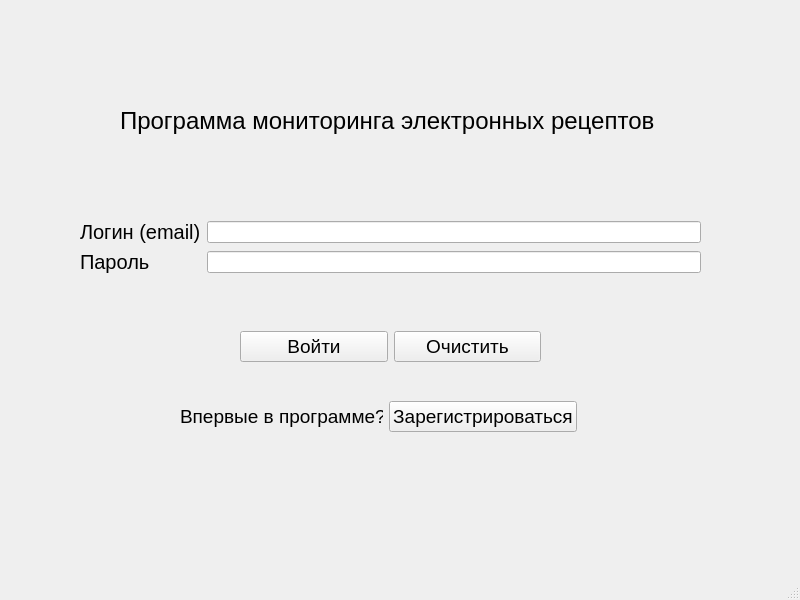
<?xml version="1.0" encoding="UTF-8"?>
<ui version="4.0">
 <class>MainWindow</class>
 <widget class="QMainWindow" name="MainWindow">
  <property name="geometry">
   <rect>
    <x>0</x>
    <y>0</y>
    <width>800</width>
    <height>600</height>
   </rect>
  </property>
  <property name="windowTitle">
   <string>MainWindow</string>
  </property>
  <widget class="QWidget" name="centralwidget">
   <widget class="QLabel" name="label_2">
    <property name="geometry">
     <rect>
      <x>120</x>
      <y>70</y>
      <width>611</width>
      <height>101</height>
     </rect>
    </property>
    <property name="font">
     <font>
      <pointsize>18</pointsize>
     </font>
    </property>
    <property name="text">
     <string>Программа мониторинга электронных рецептов</string>
    </property>
   </widget>
   <widget class="QWidget" name="">
    <property name="geometry">
     <rect>
      <x>80</x>
      <y>220</y>
      <width>621</width>
      <height>81</height>
     </rect>
    </property>
    <layout class="QGridLayout" name="gridLayout">
     <item row="0" column="0">
      <widget class="QLabel" name="label">
       <property name="font">
        <font>
         <pointsize>15</pointsize>
        </font>
       </property>
       <property name="text">
        <string>Логин (email)</string>
       </property>
      </widget>
     </item>
     <item row="0" column="1">
      <widget class="QLineEdit" name="input_email"/>
     </item>
     <item row="1" column="0">
      <widget class="QLabel" name="label_3">
       <property name="font">
        <font>
         <pointsize>15</pointsize>
        </font>
       </property>
       <property name="text">
        <string>Пароль</string>
       </property>
      </widget>
     </item>
     <item row="1" column="1">
      <widget class="QLineEdit" name="input_password">
       <property name="echoMode">
        <enum>QLineEdit::Password</enum>
       </property>
      </widget>
     </item>
     <item row="2" column="1">
      <widget class="QLabel" name="label_invalid_data">
       <property name="text">
        <string/>
       </property>
      </widget>
     </item>
    </layout>
   </widget>
   <widget class="QWidget" name="">
    <property name="geometry">
     <rect>
      <x>240</x>
      <y>330</y>
      <width>301</width>
      <height>33</height>
     </rect>
    </property>
    <layout class="QHBoxLayout" name="horizontalLayout">
     <item>
      <widget class="QPushButton" name="pushButton_enter">
       <property name="font">
        <font>
         <pointsize>14</pointsize>
        </font>
       </property>
       <property name="cursor">
        <cursorShape>PointingHandCursor</cursorShape>
       </property>
       <property name="text">
        <string>Войти</string>
       </property>
      </widget>
     </item>
     <item>
      <widget class="QPushButton" name="pushButton_clear">
       <property name="font">
        <font>
         <pointsize>14</pointsize>
        </font>
       </property>
       <property name="cursor">
        <cursorShape>PointingHandCursor</cursorShape>
       </property>
       <property name="text">
        <string>Очистить</string>
       </property>
      </widget>
     </item>
    </layout>
   </widget>
   <widget class="QWidget" name="">
    <property name="geometry">
     <rect>
      <x>180</x>
      <y>400</y>
      <width>397</width>
      <height>33</height>
     </rect>
    </property>
    <layout class="QHBoxLayout" name="horizontalLayout_2">
     <item>
      <widget class="QLabel" name="label_4">
       <property name="font">
        <font>
         <pointsize>14</pointsize>
        </font>
       </property>
       <property name="text">
        <string>Впервые в программе?</string>
       </property>
      </widget>
     </item>
     <item>
      <widget class="QPushButton" name="pushButton_registration">
       <property name="font">
        <font>
         <pointsize>14</pointsize>
        </font>
       </property>
       <property name="cursor">
        <cursorShape>PointingHandCursor</cursorShape>
       </property>
       <property name="text">
        <string>Зарегистрироваться</string>
       </property>
      </widget>
     </item>
    </layout>
   </widget>
  </widget>
  <widget class="QMenuBar" name="menubar">
   <property name="geometry">
    <rect>
     <x>0</x>
     <y>0</y>
     <width>800</width>
     <height>20</height>
    </rect>
   </property>
  </widget>
  <widget class="QStatusBar" name="statusbar"/>
 </widget>
 <resources/>
 <connections/>
</ui>
